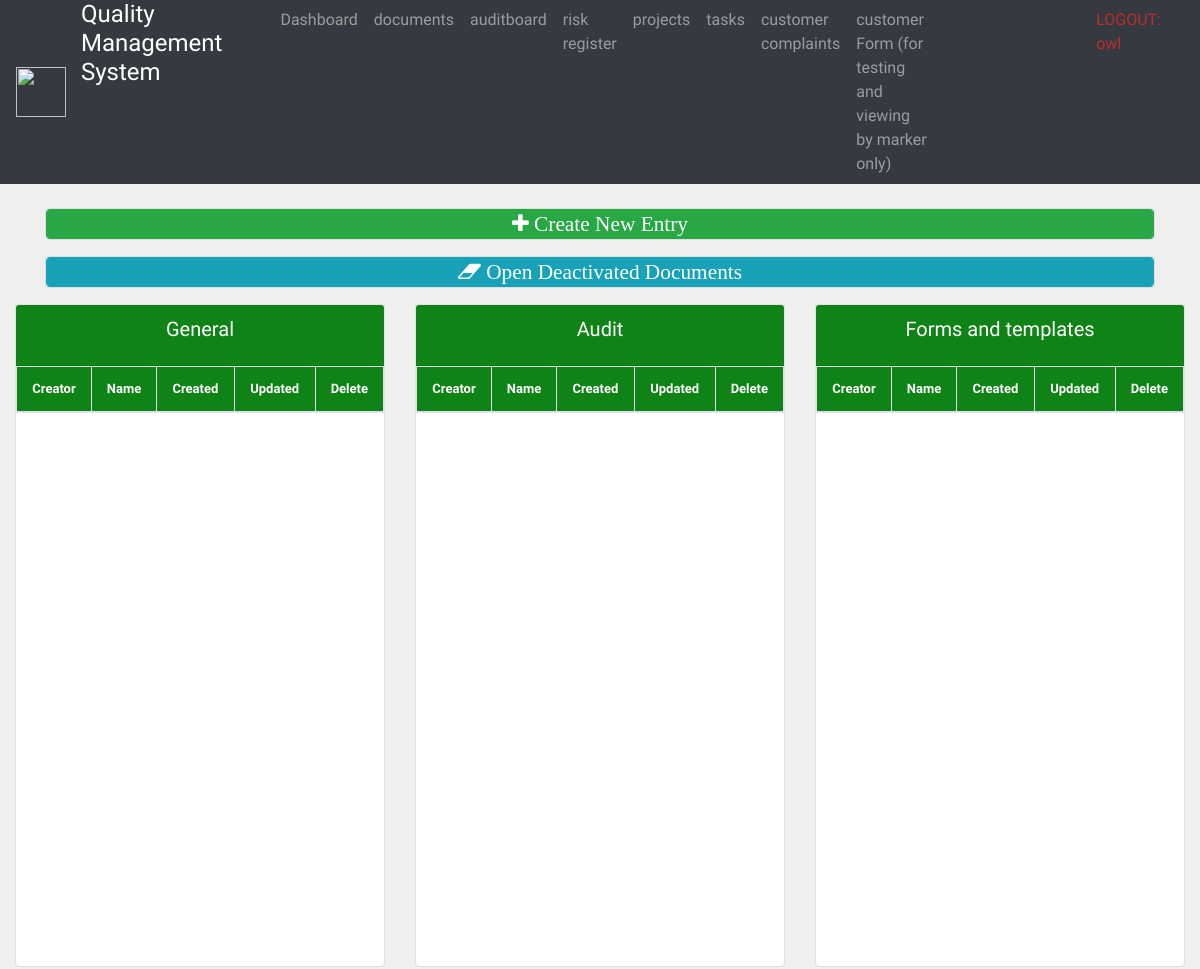
The app's page /docboard/ (signed in, upper part), older data.
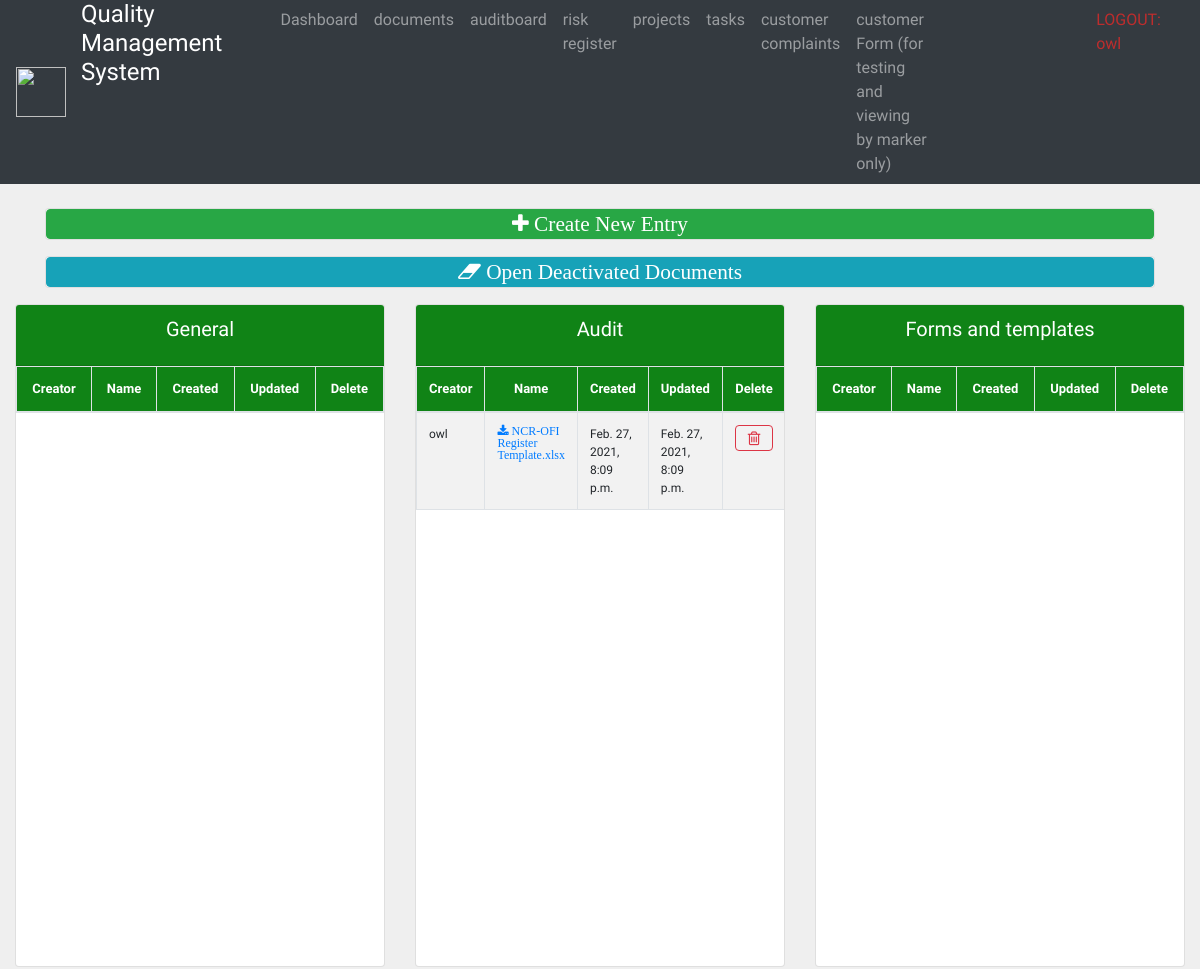
The same page, newer data.
### docs/models.py (models this page shows, shortened)
class Doc(models.Model):
    KIND_CHOICE =(
        ('General', 'General'),
        ('Audit', 'Audit'),
        ('Project Related', 'Project Related'),
        ('Policy', 'Policy'),
        ('Procedures', 'Procedures '),
        ('Guidelines', 'Guidelines'),
        ('Forms and templates', 'Forms and templates'),
        ('Minutes', 'Minutes'),
    )
    name = models.CharField(max_length=250, null=True, blank=True)
    creator = models.ForeignKey(settings.AUTH_USER_MODEL, on_delete=models.NOT_PROVIDED)
    projectID = models.ForeignKey(ProjectID.Project, null=True, blank=True, on_delete=models.SET_NULL)
    taskID = models.ForeignKey(TaskID.Task, null=True, blank=True, on_delete=models.SET_NULL)
    reportID = models.ForeignKey(ReportID.Report, null=True, blank=True, on_delete=models.SET_NULL)
    classified = models.BooleanField(default = False)
    document = models.FileField(null=False, blank=False)
    kind = models.CharField(choices=KIND_CHOICE, max_length=30, null=True, blank=True)
    dateCreated = models.DateTimeField(auto_now_add=True)
    dateUpdated = models.DateTimeField(null=True, blank=True)
    dateDeleted = models.DateTimeField(null=True, blank=True)

### acc/decorators.py (the view)
        def wrapper_func(request, *args, **kwargs):
            group = None
            if request.user.groups.exists():
                group =  request.user.groups.all()[0].name
            if group in allowed_roles:
                return view_func(request, *args, **kwargs)
            else:
                return HttpResponse('you are not authorised!')

### docs/views.py (called while the page is built)
@login_required(login_url='login')
@allowed_users(allowed_roles=['Manager', 'Audit'])
def docboard(request):
   docs = Doc.objects.all()
   return render(request, 'docboard.html', {'docs': docs})

### docs/templates/docboard.html (shortened to what this page needs)
{%  extends 'Base.html' %}
{% block content %}
<br>
<div class="container">
	<div class="card text-center mb-3">
		<td class="container" style="width: 10px;"><a class="btn btn-success  btn-block fa fa-plus fa-lg" aria-hidden="true" href="{% url 'docAdminCreate'%}"> Create New Entry</a></td>
	</div>
</div>
<div class="container">
	<div class="card text-center mb-3">
		<td class="container" style="width: 10px;"><a class="btn btn-info  btn-block fa fa-eraser fa-lg" aria-hidden="true" href="{% url 'completeDelete'%}"> Open Deactivated Documents</a></td>
	</div>
</div>
<div class="row">
	<div class="col-4">
		<div class="card text-center mb-3">
			<div class="card-header"  id="table-title1">
				<h5 class="card-title">General</h5>
			</div>
			<div id="table-short">
				<table class="table table-striped table-bordered projects" style="width: 100%">
					<thead>
						<tr id="table-title1">
							<th>Creator</th>
							<th>Name</th>
							<th>Created</th>
							<th>Updated</th>
							<th>Delete</th>
						</tr>
					</thead>
				</table>
			</div>
		</div>
	</div>
	<div class="col-4">
		<div class="card text-center mb-3">
			<div class="card-header"  id="table-title1">
				<h5 class="card-title">Audit</h5>
			</div>
			<div id="table-short">
				<table class="table table-striped table-bordered projects" style="width: 100%">
					<thead>
						<tr id="table-title1">
							<th>Creator</th>
							<th>Name</th>
							<th>Created</th>
							<th>Updated</th>
							<th>Delete</th>
						</tr>
					</thead>
					<tbody id="table-font" >
					{% for d in docs %}
						{% if d.dateDeleted == null and d.kind == 'Audit'%}
							<tr >
							<td>{{d.creator}}</td>
							<td><a class= "fa fa-download" href="{{d.document.url}}"> {{d.name}}</a></td>
							<td>{{d.dateCreated}}</td>
							<td>{{d.dateUpdated}}</td>
								<td class="container" style="width: 10px;">
								<a class="btn btn-outline-danger  btn-block fa fa-trash-o fa-lg" aria-hidden="true" href="{% url 'docDelete' d.id %}"></a></td>
							</tr>
						{% endif %}
					{% endfor %}
					</tbody>
				</table>
			</div>
		</div>
	</div>
	<div class="col-4">
		<div class="card text-center mb-3">
			<div class="card-header"  id="table-title1">
				<h5 class="card-title">Forms and templates</h5>
			</div>
			<div id="table-short">
				<table class="table table-striped table-bordered projects" style="width: 100%">
					<thead>
						<tr id="table-title1">
							<th>Creator</th>
							<th>Name</th>
							<th>Created</th>
							<th>Updated</th>
							<th>Delete</th>
						</tr>
					</thead>
				</table>
			</div>
		</div>
	</div>
</div>
{% endblock %}

Row changes from the older to the newer data that the page shows:
added Doc: creator "owl", name "NCR-OFI Register Template.xlsx", dateCreated "Feb. 27, 2021, 8:09 p.m.", dateUpdated "Feb. 27, 2021, 8:09 p.m."
